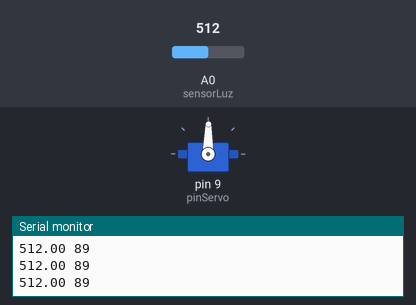
Bench run of a sketch on a simulated Arduino Uno, built with avr-gcc and run on an emulated ATmega328P. Parts: servo, the last lines printed to the serial monitor. Inputs (shaded band) come from the test bench; at power-on: A0 (sensorLuz) = 512.

Above: at 1.2 s.
1.3 s: A0 (sensorLuz) set to 556
At 2.3 s:
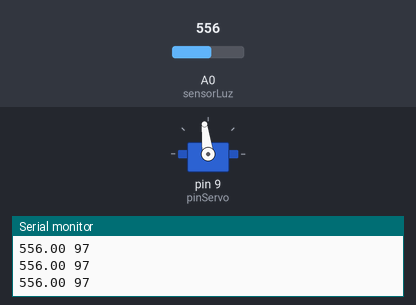
2.8 s: A0 (sensorLuz) set to 590
At 3.5 s:
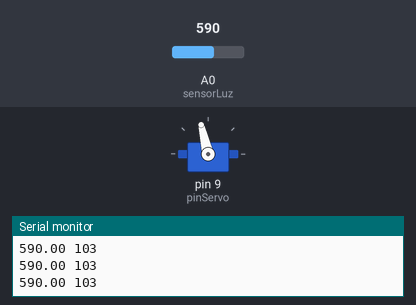
4.3 s: A0 (sensorLuz) set to 306
At 5.5 s:
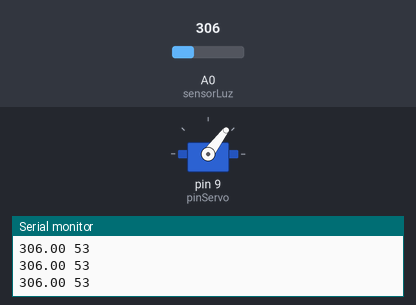
5.8 s: A0 (sensorLuz) set to 122
At 6.8 s:
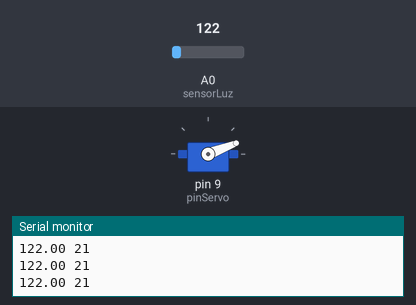
7.3 s: A0 (sensorLuz) set to 0
At 8.2 s:
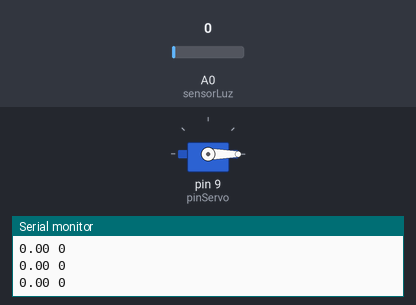
8.8 s: A0 (sensorLuz) set to 511
At 10.2 s:
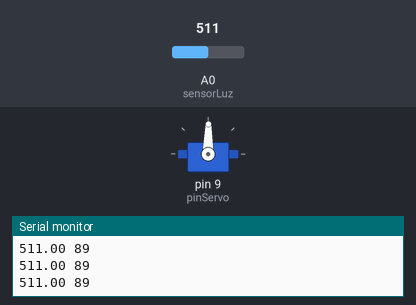
Timing chart, 0 to 11.8 s (numbered marks = the images above; inputs shaded):
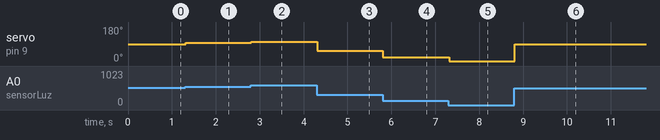

The sketch:

codigoServoLuz.ino
```cpp
#include <Servo.h>

Servo servo;
const int sensorLuz = A0;
const int pinServo = 9;

void setup() {
  pinMode(pinServo,OUTPUT);
  pinMode(sensorLuz, INPUT);
  Serial.begin(9600);
  servo.attach(pinServo);
}

void loop() {
   float l = analogRead(sensorLuz);
   Serial.print(l);
   Serial.print(" ");
   int v = map(l,0,1024,0,179);
   servo.write(v);
   Serial.println(v);

}
```

Measured:
- after the input at 1.3 s, servo on pin 9 (pinServo): 89° → 97° at once
- after the input at 2.8 s, servo on pin 9 (pinServo): 97° → 103° at once
- after the input at 4.3 s, servo on pin 9 (pinServo): 103° → 53° at once
- after the input at 5.8 s, servo on pin 9 (pinServo): 53° → 21° at once
- after the input at 7.3 s, servo on pin 9 (pinServo): 21° → 0° at once
- after the input at 8.8 s, servo on pin 9 (pinServo): 0° → 89° at once
